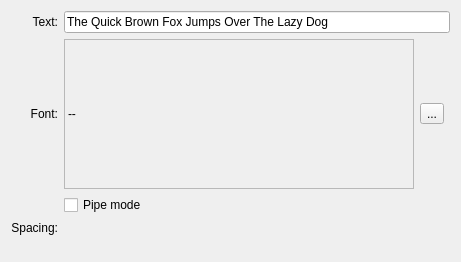
<?xml version="1.0" encoding="UTF-8"?>
<ui version="4.0">
 <class>KisWdgTextBrush</class>
 <widget class="QWidget" name="KisWdgTextBrush">
  <property name="geometry">
   <rect>
    <x>0</x>
    <y>0</y>
    <width>458</width>
    <height>262</height>
   </rect>
  </property>
  <layout class="QGridLayout" name="gridLayout" columnstretch="0,1,0,0">
   <item row="0" column="0" rowspan="2">
    <widget class="QLabel" name="labelText">
     <property name="text">
      <string>Text:</string>
     </property>
     <property name="alignment">
      <set>Qt::AlignRight|Qt::AlignTrailing|Qt::AlignVCenter</set>
     </property>
    </widget>
   </item>
   <item row="0" column="1" rowspan="2" colspan="3">
    <widget class="QLineEdit" name="lineEdit">
     <property name="minimumSize">
      <size>
       <width>120</width>
       <height>0</height>
      </size>
     </property>
     <property name="font">
      <font>
       <weight>50</weight>
       <italic>false</italic>
       <bold>false</bold>
       <underline>false</underline>
       <strikeout>false</strikeout>
      </font>
     </property>
     <property name="text">
      <string>The Quick Brown Fox Jumps Over The Lazy Dog</string>
     </property>
    </widget>
   </item>
   <item row="2" column="0">
    <widget class="QLabel" name="label">
     <property name="text">
      <string>Font:</string>
     </property>
     <property name="alignment">
      <set>Qt::AlignRight|Qt::AlignTrailing|Qt::AlignVCenter</set>
     </property>
    </widget>
   </item>
   <item row="2" column="1">
    <widget class="QLabel" name="lblFont">
     <property name="sizePolicy">
      <sizepolicy hsizetype="Fixed" vsizetype="Fixed">
       <horstretch>0</horstretch>
       <verstretch>0</verstretch>
      </sizepolicy>
     </property>
     <property name="minimumSize">
      <size>
       <width>350</width>
       <height>150</height>
      </size>
     </property>
     <property name="maximumSize">
      <size>
       <width>350</width>
       <height>150</height>
      </size>
     </property>
     <property name="frameShape">
      <enum>QFrame::StyledPanel</enum>
     </property>
     <property name="text">
      <string>--</string>
     </property>
     <property name="scaledContents">
      <bool>true</bool>
     </property>
    </widget>
   </item>
   <item row="5" column="0">
    <widget class="QLabel" name="label_2">
     <property name="text">
      <string>Spacing:</string>
     </property>
     <property name="alignment">
      <set>Qt::AlignRight|Qt::AlignTrailing|Qt::AlignVCenter</set>
     </property>
    </widget>
   </item>
   <item row="6" column="1" colspan="2">
    <spacer name="spacer2">
     <property name="orientation">
      <enum>Qt::Vertical</enum>
     </property>
     <property name="sizeType">
      <enum>QSizePolicy::Expanding</enum>
     </property>
     <property name="sizeHint" stdset="0">
      <size>
       <width>20</width>
       <height>31</height>
      </size>
     </property>
    </spacer>
   </item>
   <item row="2" column="2">
    <widget class="QToolButton" name="bnFont">
     <property name="sizePolicy">
      <sizepolicy hsizetype="Fixed" vsizetype="Fixed">
       <horstretch>0</horstretch>
       <verstretch>0</verstretch>
      </sizepolicy>
     </property>
     <property name="text">
      <string>...</string>
     </property>
     <property name="shortcut">
      <string/>
     </property>
    </widget>
   </item>
   <item row="5" column="1" colspan="2">
    <widget class="KisDoubleSliderSpinBox" name="inputSpacing" native="true"/>
   </item>
   <item row="3" column="1">
    <widget class="QCheckBox" name="pipeModeChbox">
     <property name="toolTip">
      <string>use only one letter at a time</string>
     </property>
     <property name="text">
      <string>Pipe mode</string>
     </property>
    </widget>
   </item>
  </layout>
 </widget>
 <customwidgets>
  <customwidget>
   <class>QLineEdit</class>
   <extends>QLineEdit</extends>
   <header>klineedit.h</header>
  </customwidget>
  <customwidget>
   <class>KisDoubleSliderSpinBox</class>
   <extends>QWidget</extends>
   <header>kis_slider_spin_box.h</header>
   <container>1</container>
  </customwidget>
 </customwidgets>
 <resources/>
 <connections/>
</ui>
